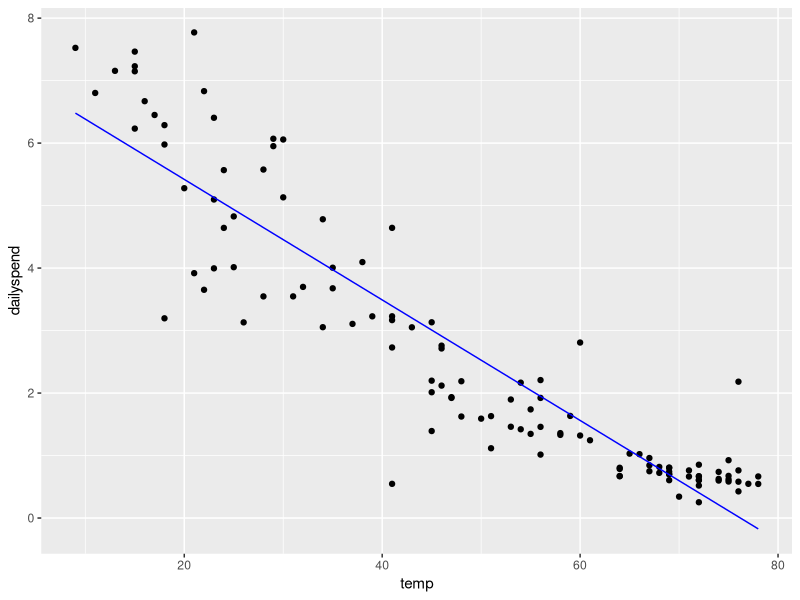
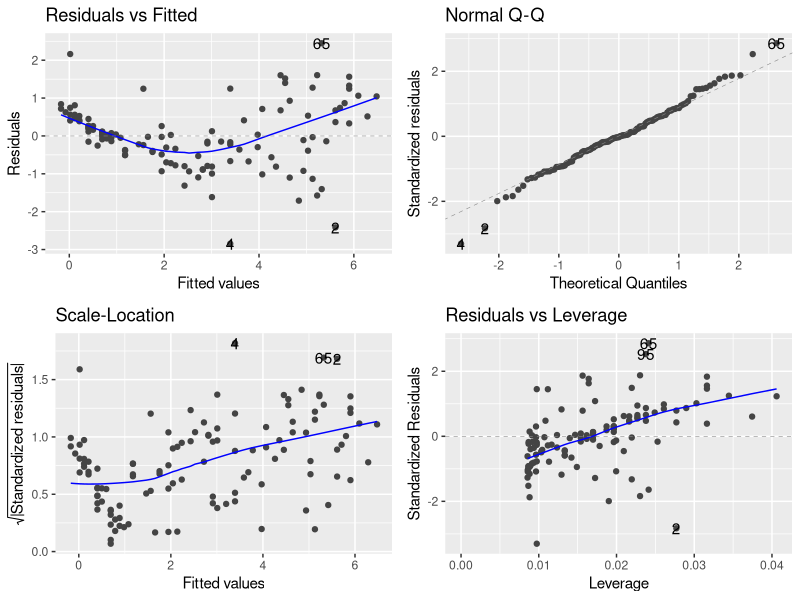
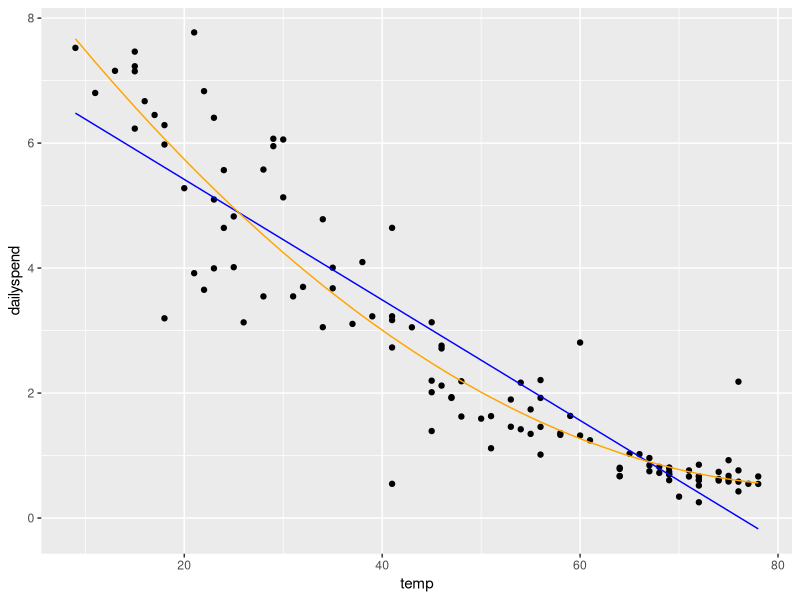
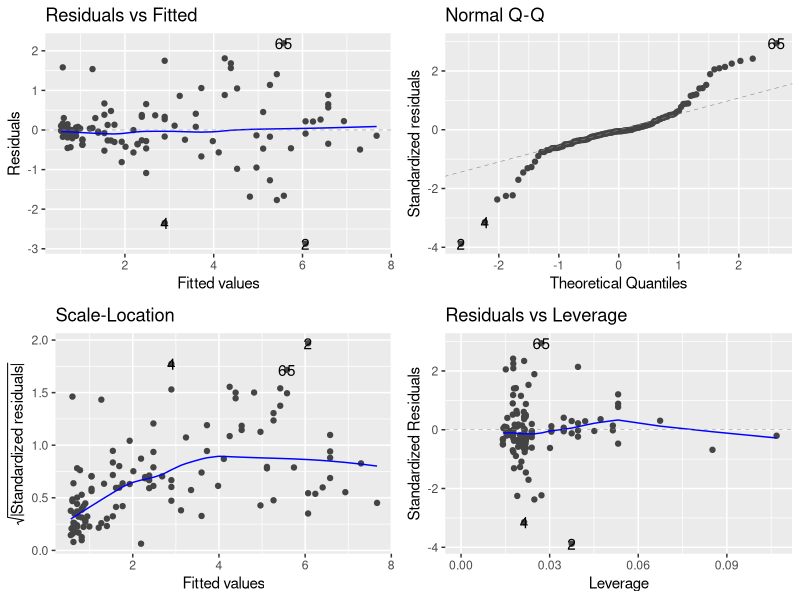
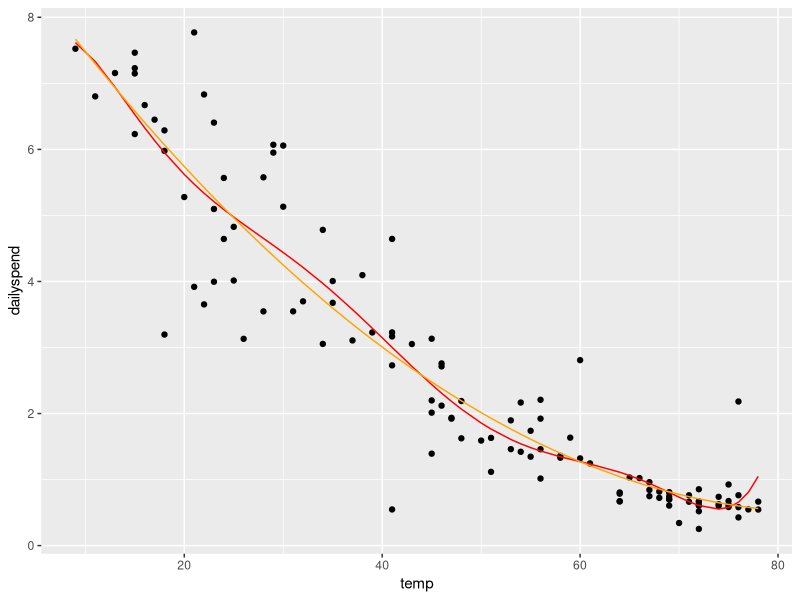
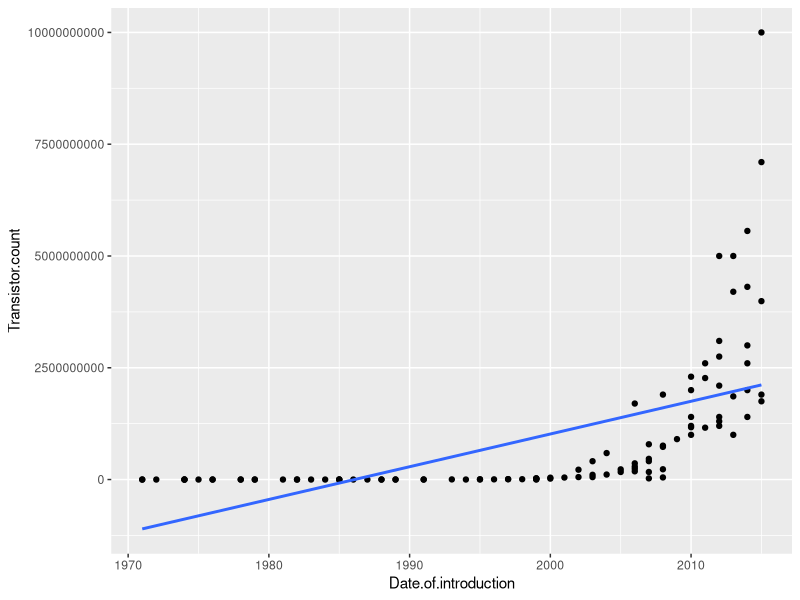
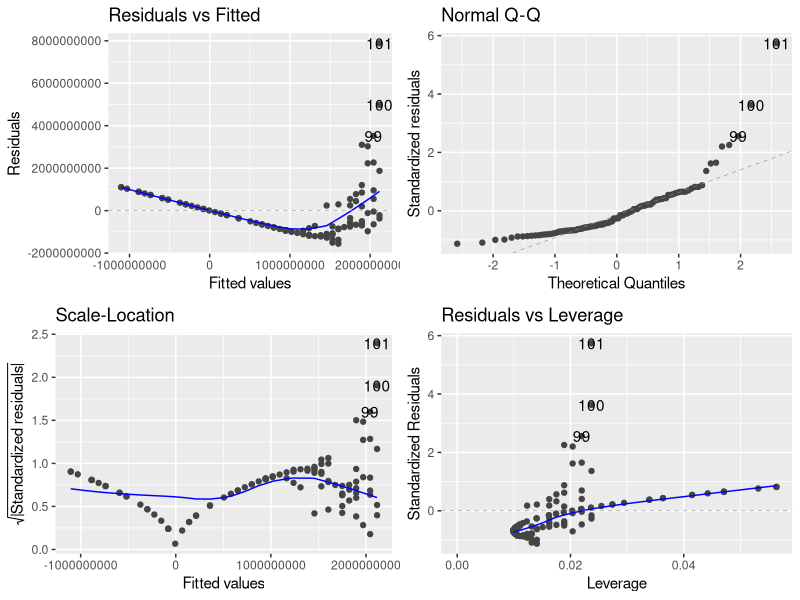
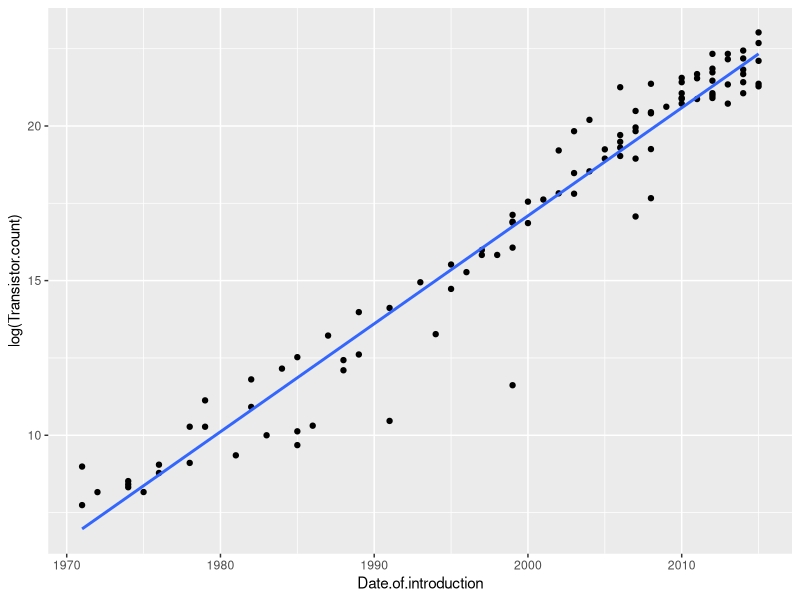

The R source for these figures, in order:
## ---- chunk 1
# Include setup
library(tidyverse)
library(ggfortify)
library(knitr)

knitr::opts_chunk$set(
  echo = FALSE, fig.align = "center"
)

hook_output <- knit_hooks$get("output")
knit_hooks$set(output = function(x, options) {
  lines <- options$output.lines
  if (is.null(lines)) {
    return(hook_output(x, options))  # pass to default hook
  }
  x <- unlist(strsplit(x, "\n"))
  more <- "..."
  if (length(lines) == 1) {        # first n lines
    if (length(x) > lines) {
      # truncate the output, but add ....
      x <- c(head(x, lines), more)
    }
  } else {
    x <- c(more, x[lines], more)
  }
  # paste these lines together
  x <- paste(c(x, ""), collapse = "\n")
  hook_output(x, options)
})
## ---- chunk 2
utilities = read.csv("week_06_docs/utilities.csv")
options(scipen = 999)
## ---- chunk 3
#| eval: true
#| echo: true
#| output: true
lm1 <- lm(dailyspend ~ temp, data=utilities) 
summary(lm1)
## ---- chunk 4
#| eval: true
#| echo: true
#| output: true
library(tidyverse)
ggplot(utilities, aes(x = temp, y = dailyspend)) +
  geom_point() +
  geom_line(aes(x = temp, y = predict(lm1)), col = "blue")
## ---- chunk 5
#| eval: true
#| echo: true
#| output: true
library(ggfortify)
autoplot(lm1)
## ---- chunk 6
#| eval: true
#| echo: true
#| output: true
lm2 <- lm(dailyspend ~ temp + I(temp^2), data=utilities) 
summary(lm2)
## ---- chunk 7
#| eval: true
#| echo: true
#| output: true
confint(lm2)
## ---- chunk 8
#| eval: true
#| echo: true
#| output: true
ggplot(utilities, aes(x = temp, y = dailyspend)) +
  geom_point() + 
  geom_line(aes(x = temp, y = predict(lm1)), col = "blue") + 
  geom_line(aes(x = temp, y = predict(lm2)), col = "orange")
## ---- chunk 9
#| eval: true
#| echo: true
#| output: true
autoplot(lm2)
## ---- chunk 10
lm1 <- lm(dailyspend ~ temp, data=utilities) 
summary(lm1)

lm2 <- lm(dailyspend ~ poly(temp,2), data=utilities) 
summary(lm2)

lm3 <- lm(dailyspend ~ poly(temp,3), data=utilities) 
summary(lm3)

lm4 <- lm(dailyspend ~ poly(temp,4), data=utilities) 
summary(lm4)

lm5 <- lm(dailyspend ~ poly(temp,5), data=utilities) 
summary(lm5)

lm6 <- lm(dailyspend ~ poly(temp,6), data=utilities) 
summary(lm6)

lm7 <- lm(dailyspend ~ poly(temp,7), data=utilities) 
summary(lm7)
## ---- chunk 11
#| eval: true
#| echo: true
#| output: true
lm7 <- lm(dailyspend ~ poly(temp,7), data=utilities) 
ggplot(utilities, aes(x = temp, y = dailyspend)) +
  geom_point() + 
  geom_line(aes(x = temp, y = predict(lm7)), col = "red") + 
  geom_line(aes(x = temp, y = predict(lm2)), col = "orange")
## ---- chunk 12
moores = read.csv("week_06_docs/moores-law.csv")
## ---- chunk 13
#| eval: true
#| echo: true
#| output: true
ggplot(moores, aes(x = Date.of.introduction, y = Transistor.count)) +
  geom_point() +
  geom_smooth(method = "lm", se = FALSE)
## ---- chunk 14
#| eval: true
#| echo: true
#| output: true
lm_moore = lm(Transistor.count ~ Date.of.introduction, data = moores)
autoplot(lm_moore)
## ---- chunk 15
#| eval: true
#| echo: true
#| output: true
ggplot(moores, aes(x = Date.of.introduction, y = log(Transistor.count))) +
  geom_point() +
  geom_smooth(method = "lm", se = FALSE)
## ---- chunk 16
#| eval: true
#| echo: true
#| output: true
options(scipen = 999)
lm_moore = lm(log(Transistor.count) ~ Date.of.introduction, data = moores)
summary(lm_moore)
## ---- chunk 17
#| eval: true
#| echo: true
#| output: true
autoplot(lm_moore)
## ---- chunk 18
#| eval: true
#| echo: true
#| output: true
ggplot(moores, aes(x = Date.of.introduction, y = Transistor.count)) +
  geom_point() +
  geom_line(aes(x = Date.of.introduction, y = exp(predict(lm_moore))), col = "orange") 
